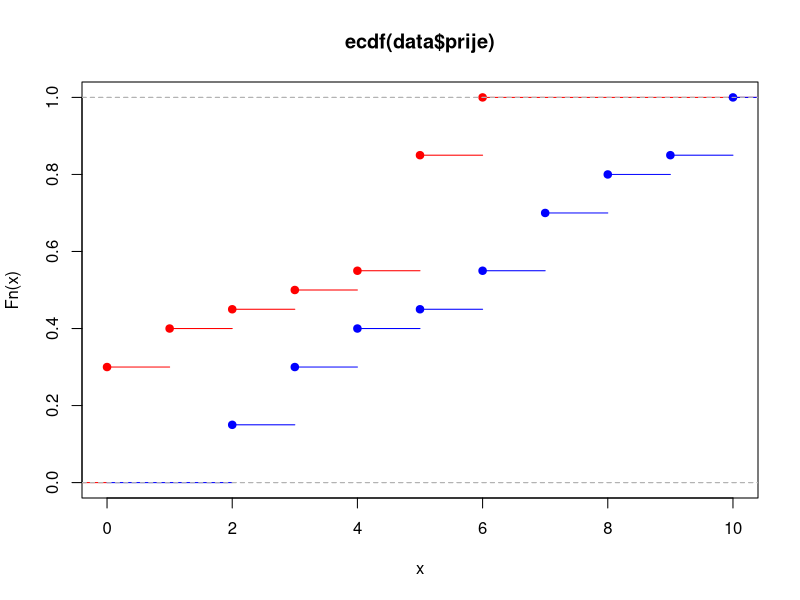

The R source for this figure:
# Ucitavanje

data = read.table("pismenost.txt", header = T)

plot(ecdf(data$prije), col="red", xlim=c(0,10))
lines(ecdf(data$poslije), col="blue")

# cini se da je poslije veća

wilcox.test(data$prije, data$poslije, alternative = "less", paired = TRUE)

# P vrijednost 1% - zaključujemo da na razini značajnosti 5% (ili 10%) odbacujemo H0
# u korist alternative da je varijabla Poslije stohastički veća od varijable Prije

